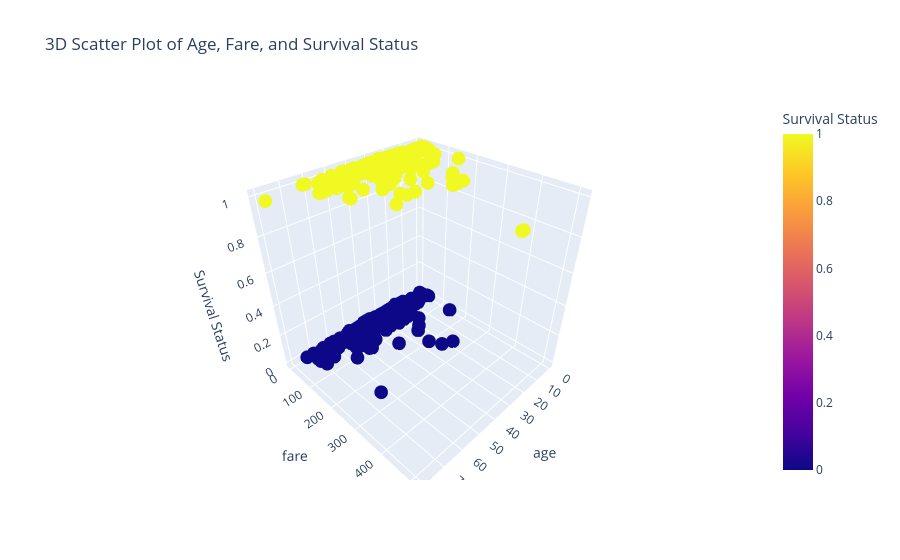

Notebook cell for this chart:
### Code cell
import plotly.express as px
import seaborn as sns
import pandas as pd
import matplotlib.pyplot as plt

plt.figure(figsize=(12,8))
fig2 = px.scatter_3d(titanic, x='age', y='fare', z='survived',
                      color='survived',
                      title='3D Scatter Plot of Age, Fare and Survival Status',
                      labels={'survived': 'Survival Status'})
fig2.show()

### Figure 1 — Plotly figure (JSON) as saved in the notebook; plotly's stock layout.template omitted (floating-point values rounded to 4 significant figures; data arrays with more than 128 entries replaced by an {"elided": "..."} marker saying what was removed)
{"data": [{"hovertemplate": "age=%{x}<br>fare=%{y}<br>Survival Status=%{marker.color}<extra></extra>", "legendgroup": "", "marker": {"color": {"elided": "891 int values"}, "coloraxis": "coloraxis", "symbol": "circle"}, "mode": "markers", "name": "", "scene": "scene", "showlegend": false, "type": "scatter3d", "x": {"elided": "891 float values"}, "y": {"elided": "891 float values"}, "z": {"elided": "891 int values"}}], "layout": {"coloraxis": {"colorbar": {"title": {"text": "Survival Status"}}, "colorscale": [[0, "#0d0887"], [0.1111, "#46039f"], [0.2222, "#7201a8"], [0.3333, "#9c179e"], [0.4444, "#bd3786"], [0.5556, "#d8576b"], [0.6667, "#ed7953"], [0.7778, "#fb9f3a"], [0.8889, "#fdca26"], [1, "#f0f921"]]}, "legend": {"tracegroupgap": 0}, "scene": {"domain": {"x": [0, 1], "y": [0, 1]}, "xaxis": {"title": {"text": "age"}}, "yaxis": {"title": {"text": "fare"}}, "zaxis": {"title": {"text": "Survival Status"}}}, "title": {"text": "3D Scatter Plot of Age, Fare, and Survival Status"}}}
